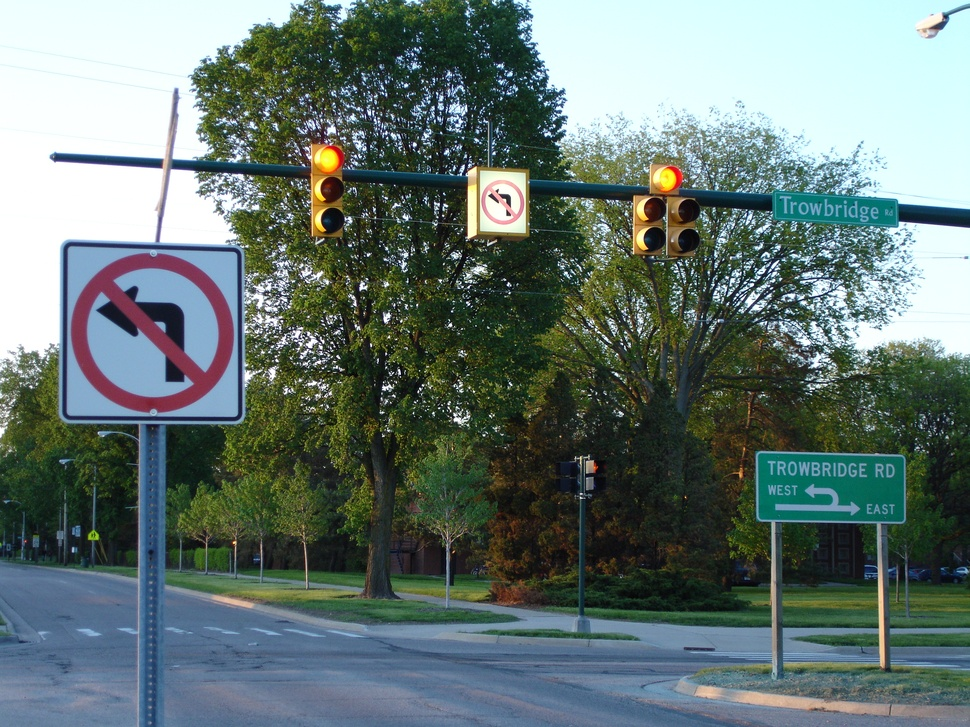
//> input picture Shape_detection/data/Michigan_left_lighted_sign.jpg, 970 x 727 px, shrunk from 3072 x 2304 before the run
$ ./houghcircle data/Michigan_left_lighted_sign.jpg   (built with g++ and OpenCV 4)
//> lines starting //> are read from the running program, lines starting //| are printed output that depends on the picture; after the words box and inside, x2 and y2 are one past the last pixel; in counts of white or black regions, pixels touching at a corner belong together

#include "opencv2/highgui/highgui.hpp"
#include "opencv2/imgproc/imgproc.hpp"
#include <iostream>

using namespace std;
using namespace cv;

namespace
{
    // windows and trackbars name
    const std::string windowName = "Hough Circle Detection Demo";
    const std::string cannyThresholdTrackbarName = "Canny threshold";
    const std::string accumulatorThresholdTrackbarName = "Accumulator Threshold";
    const std::string usage = "Usage : tutorial_HoughCircle_Demo <path_to_input_image>\n";

    // initial and max values of the parameters of interests.
    const int cannyThresholdInitialValue = 200;
    const int accumulatorThresholdInitialValue = 50;
    const int maxAccumulatorThreshold = 200;
    const int maxCannyThreshold = 255;

    void HoughDetection(const Mat& src_gray, const Mat& src_display, int cannyThreshold, int accumulatorThreshold)
    {
        // will hold the results of the detection
        std::vector<Vec3f> circles;
        // runs the actual detection
        HoughCircles( src_gray, circles, CV_HOUGH_GRADIENT, 1, src_gray.rows/8, cannyThreshold, accumulatorThreshold, 0, 0 );

        // clone the colour, input image for displaying purposes
        Mat display = src_display.clone();
        for( size_t i = 0; i < circles.size(); i++ )
        {
            Point center(cvRound(circles[i][0]), cvRound(circles[i][1]));
            int radius = cvRound(circles[i][2]);
            // circle center
            circle( display, center, 3, Scalar(0,255,0), -1, 8, 0 );
            // circle outline
            circle( display, center, radius, Scalar(0,0,255), 3, 8, 0 );
        }

        // shows the results
        imshow( windowName, display);
    }
}


int main(int argc, char** argv)
{
    Mat src, src_gray;

    if (argc < 2)
    {
        std::cerr<<"No input image specified\n";
        std::cout<<usage;
        return -1;
    }

    // Read the image
    src = imread( argv[1], 1 );
//> src is the input picture: 727 rows x 970 cols, CV_8UC3; mean B, G, R 114.5, 118.5, 102.1

    if( src.empty() )
    {
        std::cerr<<"Invalid input image\n";
        std::cout<<usage;
        return -1;
    }

    // Convert it to gray
    cvtColor( src, src_gray, COLOR_BGR2GRAY );
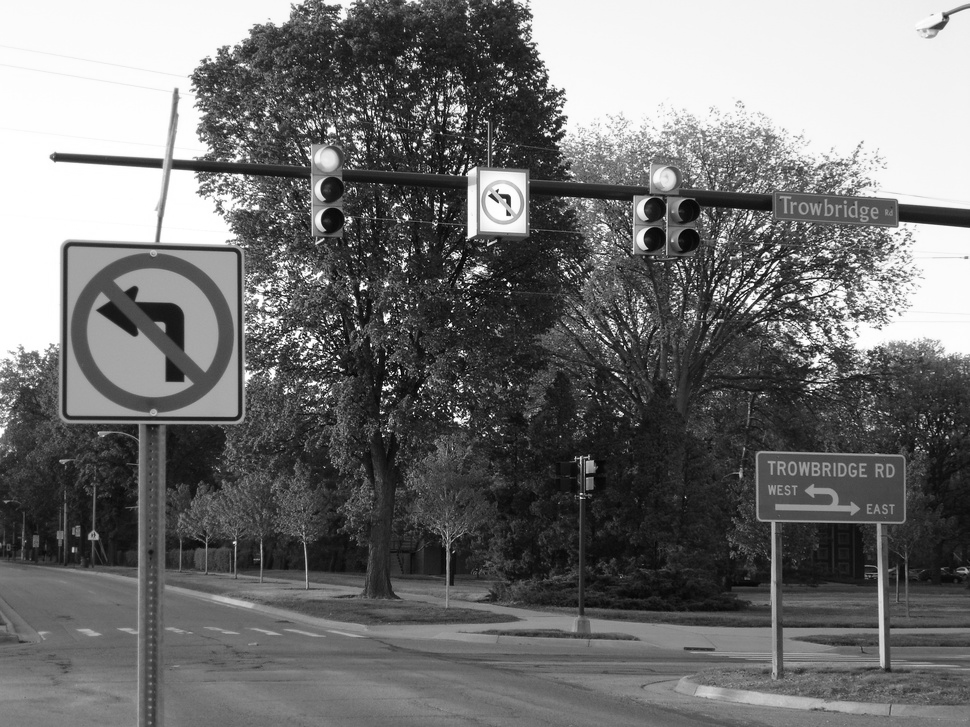
//> src_gray: 727 rows x 970 cols, CV_8UC1; min 0, max 255, mean 113.2

    // Reduce the noise so we avoid false circle detection
    GaussianBlur( src_gray, src_gray, Size(9, 9), 2, 2 );
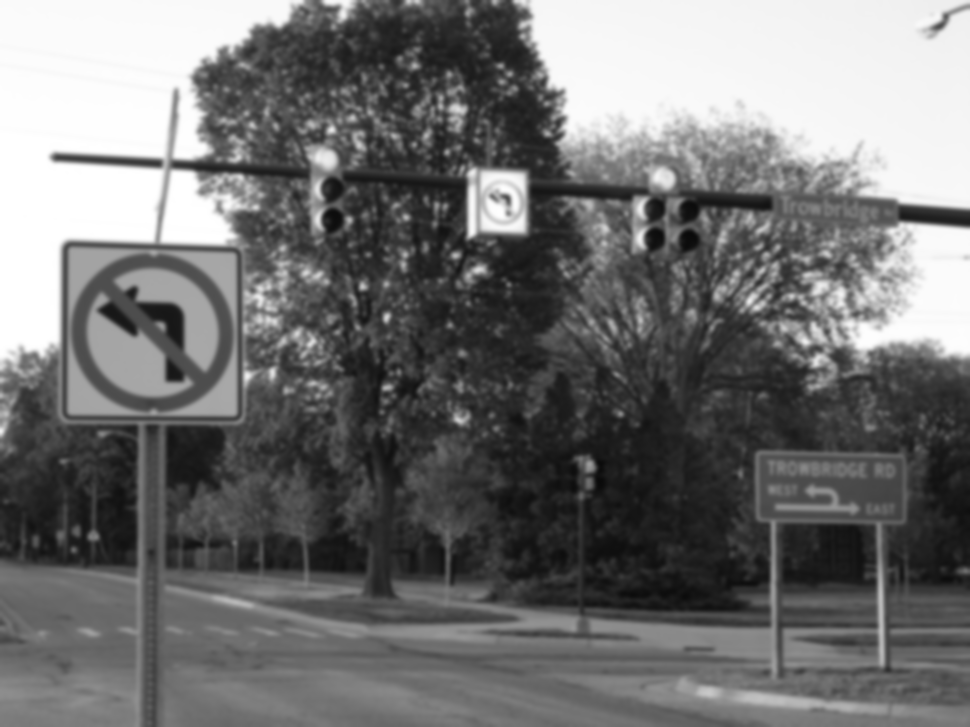
//> src_gray: 727 rows x 970 cols, CV_8UC1; min 10, max 255, mean 113.2

    //declare and initialize both parameters that are subjects to change
    int cannyThreshold = cannyThresholdInitialValue;
    int accumulatorThreshold = accumulatorThresholdInitialValue;

    // create the main window, and attach the trackbars
    namedWindow( windowName, WINDOW_AUTOSIZE );
    createTrackbar(cannyThresholdTrackbarName, windowName, &cannyThreshold,maxCannyThreshold);
    createTrackbar(accumulatorThresholdTrackbarName, windowName, &accumulatorThreshold, maxAccumulatorThreshold);

    // infinite loop to display
    // and refresh the content of the output image
    // until the user presses q or Q
    int key = 0;
    while(key != 'q' && key != 'Q')
    {
        // those paramaters cannot be =0
        // so we must check here
        cannyThreshold = std::max(cannyThreshold, 1);
        accumulatorThreshold = std::max(accumulatorThreshold, 1);

        //runs the detection, and update the display
        HoughDetection(src_gray, src, cannyThreshold, accumulatorThreshold);
//> in HoughDetection, `HoughCircles( src_gray, circles, CV_HOUGH_GRADIENT, 1, src_gray.rows/8..`: circles = 2 circles (x, y, radius): [152.5, 333.5, 65.5], [776.5, 287.5, 33.8]
//> the loop in HoughDetection, `for( size_t i = 0; i < circles.size(); i++ )` made 2 passes
//> (center, radius) on passes 1 to 2: (Point(152, 334), 66), (Point(776, 288), 34)
//> after the loop in HoughDetection, `for( size_t i = 0; i < circles.size(); i++ )`:
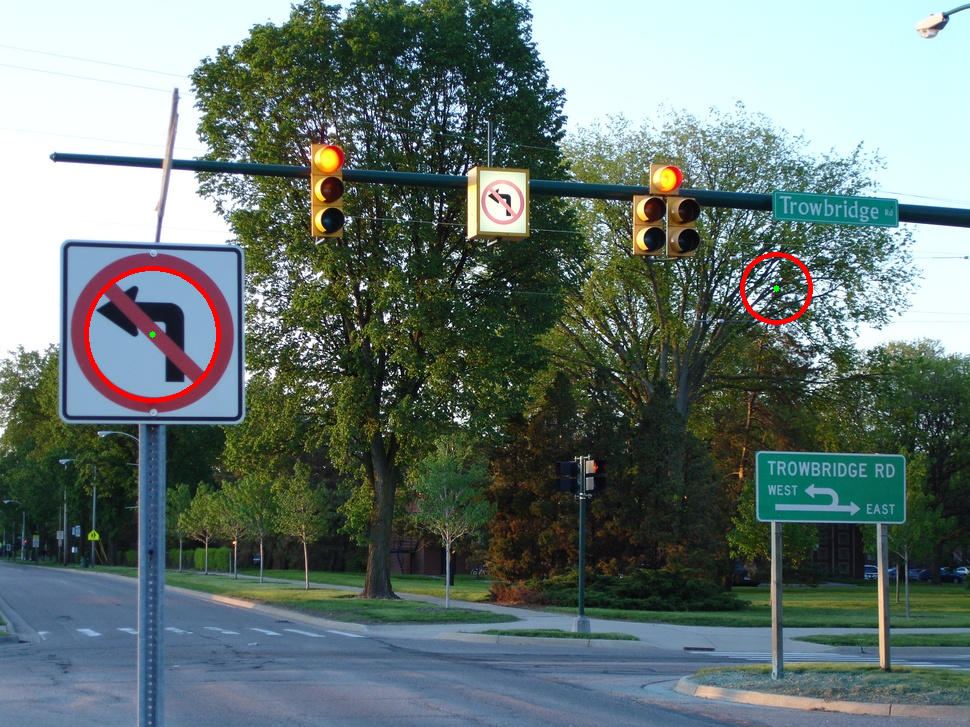
//> display: 727 rows x 970 cols, CV_8UC3; 0.45% of pixels changed, all inside (x1, y1, x2, y2) = (84, 252, 813, 403)

        // get user key
        key = waitKey(10);
//> the 'q' key is pressed
    }

    return 0;
}

$ run again, on Shape_detection/data/circle2.jpg
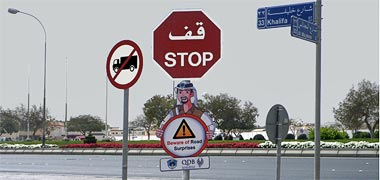
//> input picture Shape_detection/data/circle2.jpg, 380 x 180 px
//> src is the input picture: 180 rows x 380 cols, CV_8UC3; mean B, G, R 160.1, 158.3, 160
//> `cvtColor( src, src_gray, COLOR_BGR2GRAY );`:
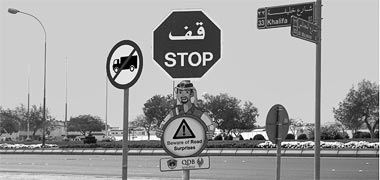
//> src_gray: 180 rows x 380 cols, CV_8UC1; min 0, max 255, mean 159
//> `GaussianBlur( src_gray, src_gray, Size(9, 9), 2, 2 );`:
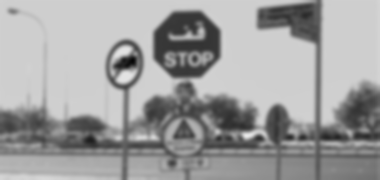
//> src_gray: 180 rows x 380 cols, CV_8UC1; min 5, max 232, mean 158.9
//> circles = empty

$ run again, on Shape_detection/data/controlled-intersection.jpg
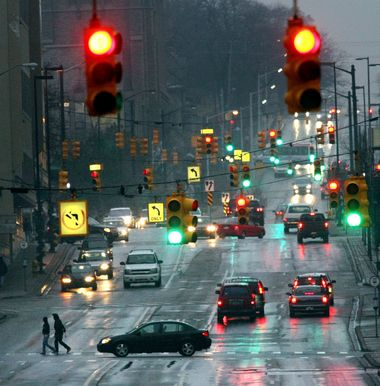
//> input picture Shape_detection/data/controlled-intersection.jpg, 380 x 386 px
//> src is the input picture: 386 rows x 380 cols, CV_8UC3; mean B, G, R 91.6, 93.3, 86
//> `cvtColor( src, src_gray, COLOR_BGR2GRAY );`:
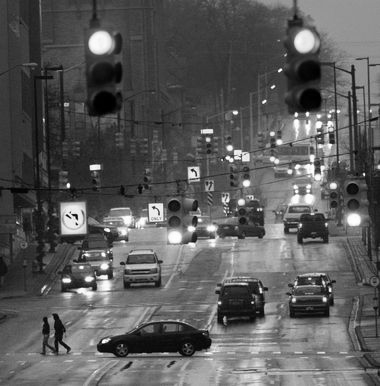
//> src_gray: 386 rows x 380 cols, CV_8UC1; min 0, max 255, mean 90.9
//> `GaussianBlur( src_gray, src_gray, Size(9, 9), 2, 2 );`:
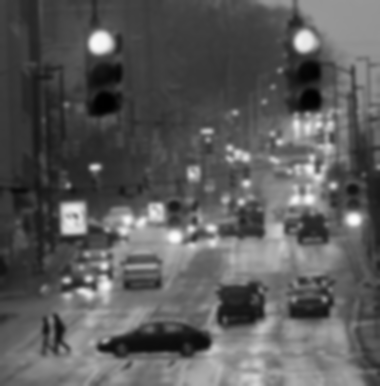
//> src_gray: 386 rows x 380 cols, CV_8UC1; min 0, max 252, mean 90.9
//> circles = empty
